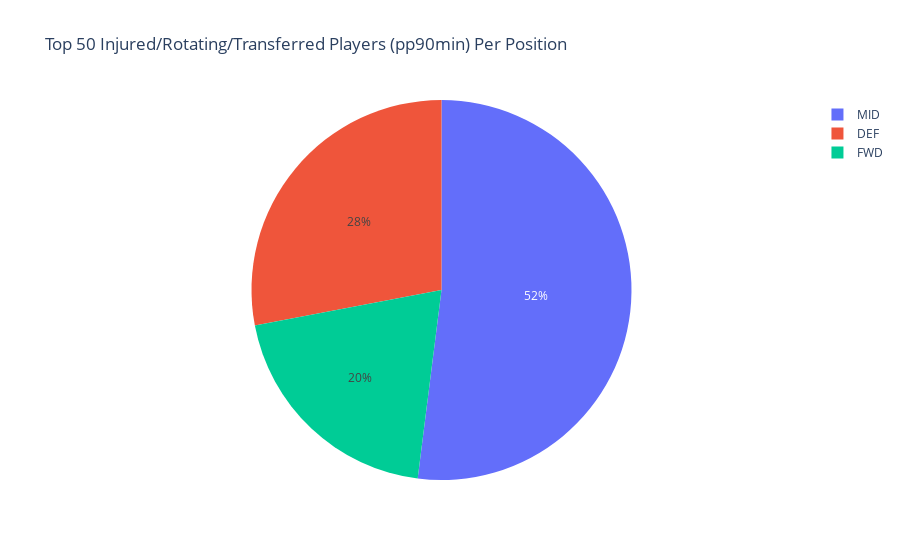

Write notebook code for a chart like this one.
### Markdown cell above
### Top 50 Injured/Rotating/Transferred Players (pp90min) per Position - Data Visualization

### Code cell
#Pie chart that shows the percentage of top 50 players (according to pp90min) per position
position_prop_pp90min_injured = top_50_players_injured_pp90min.groupby('position').count().reset_index()
fig6 = px.pie(position_prop_pp90min_injured, values='player', names='position', title='Top 50 Injured/Rotating/Transferred Players (pp90min) Per Position')
fig6

### Figure 1 — Plotly figure (JSON) as saved in the notebook; plotly's stock layout.template omitted (floating-point values rounded to 4 significant figures)
{"data": [{"domain": {"x": [0, 1], "y": [0, 1]}, "hovertemplate": "position=%{label}<br>player=%{value}<extra></extra>", "labels": ["DEF", "FWD", "MID"], "legendgroup": "", "name": "", "showlegend": true, "type": "pie", "values": [14, 10, 26]}], "layout": {"legend": {"tracegroupgap": 0}, "title": {"text": "Top 50 Injured/Rotating/Transferred Players (pp90min) Per Position"}}}
